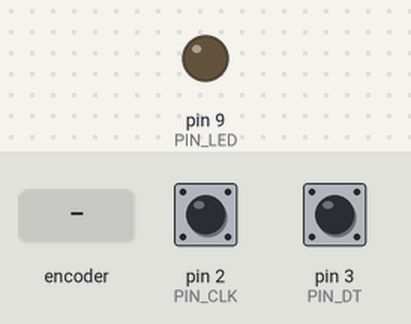
Bench run of a sketch on a simulated Arduino Uno, built with avr-gcc and run on an emulated ATmega328P. On the bench: output pins drawn as LEDs (lit = HIGH). The test bench sets the inputs (shaded band); at power-on: pin 2 (PIN_CLK) HIGH, pin 3 (PIN_DT) HIGH.

Above: at 1.2 s.
1.3 s: rotary encoder on pin 2 (PIN_CLK) / pin 3 (PIN_DT) turned 3 steps (first pin leading)
At 1.6 s:
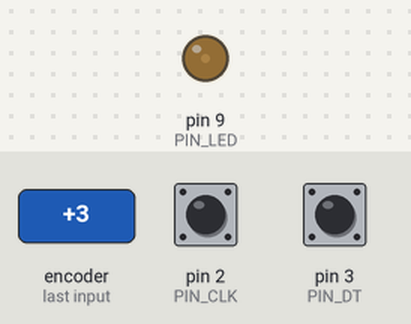
3.4 s: rotary encoder on pin 2 (PIN_CLK) / pin 3 (PIN_DT) turned 3 steps (first pin leading)
At 5.1 s:
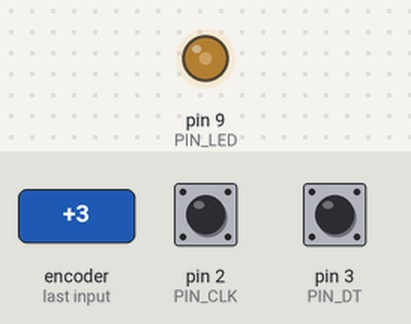
5.5 s: rotary encoder on pin 2 (PIN_CLK) / pin 3 (PIN_DT) turned 3 steps (first pin leading)
At 5.8 s:
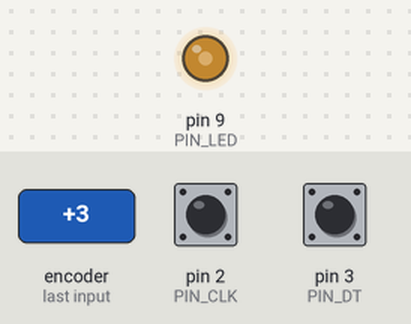
Timing chart, 0 to 8.5 s (numbered marks = the images above; inputs shaded):
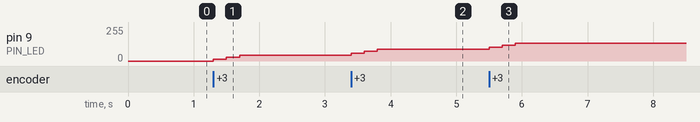

The sketch:

encodeur_octet_deborde.ino
```cpp
const byte PIN_CLK = 2;
const byte PIN_DT = 3;
const byte PIN_LED = 9;
const byte PAS = 15;

byte luminosite = 0;
int clkAvant = HIGH;
unsigned long dernierCran = 0;

void setup() {
  pinMode(PIN_CLK, INPUT_PULLUP);
  pinMode(PIN_DT, INPUT_PULLUP);
  pinMode(PIN_LED, OUTPUT);
}

void loop() {
  int clk = digitalRead(PIN_CLK);
  if (clk == LOW && clkAvant == HIGH && millis() - dernierCran > 5) {
    dernierCran = millis();
    if (digitalRead(PIN_DT) == HIGH) {
      luminosite = luminosite + PAS;
    } else {
      luminosite = luminosite - PAS;
    }
    analogWrite(PIN_LED, luminosite);
  }
  clkAvant = clk;
}
```

Measured:
- after the input at 1.3 s, pin 9 (PIN_LED): 0/255 → 15/255 at once, → 30/255 0.20 s later, → 45/255 0.20 s later
- after the input at 3.4 s, pin 9 (PIN_LED): 45/255 → 60/255 at once, → 75/255 0.20 s later, → 90/255 0.20 s later
- after the input at 5.5 s, pin 9 (PIN_LED): 90/255 → 105/255 at once, → 120/255 0.20 s later, → 135/255 0.20 s later
